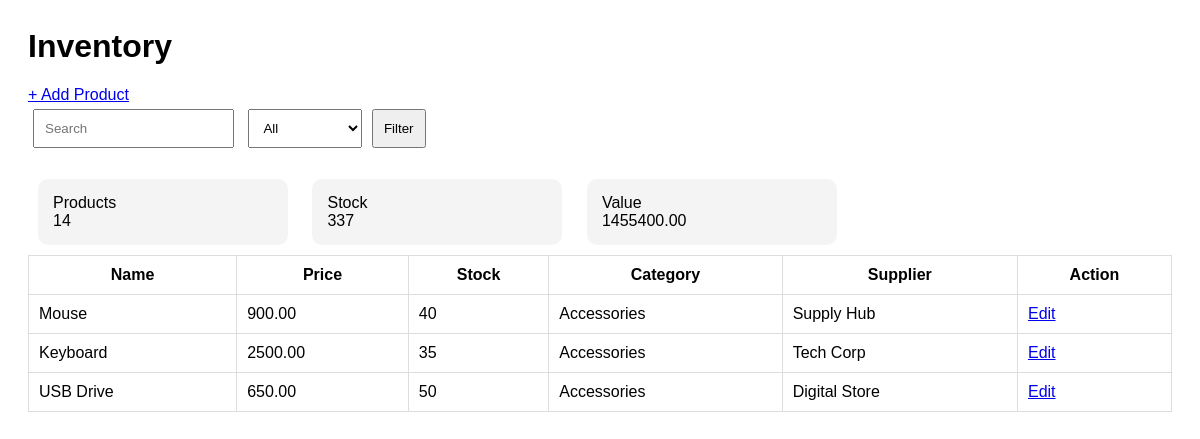
/index.php?category=3, run on the app's committed database.
### tables this page shows
CREATE TABLE `products` (
  `id` int(11) NOT NULL,
  `name` varchar(100) DEFAULT NULL,
  `description` text DEFAULT NULL,
  `price` decimal(10,2) DEFAULT NULL,
  `stock` int(11) DEFAULT NULL,
  `category_id` int(11) DEFAULT NULL,
  `supplier_id` int(11) DEFAULT NULL
);

CREATE TABLE `categories` (
  `id` int(11) NOT NULL,
  `name` varchar(100) NOT NULL
);

CREATE TABLE `suppliers` (
  `id` int(11) NOT NULL,
  `name` varchar(100) NOT NULL
);

### index.php (the view, shortened to what this page needs)
<?php
include "config.php";
$category =
$_GET['category']
?? '';
$sql =
"
SELECT p.*,c.name category,
s.name supplier
FROM products p
JOIN categories c
ON p.category_id=c.id
JOIN suppliers s
ON p.supplier_id=s.id
WHERE 1=1
";
if($category!=''){
$sql .=
" AND c.id=$category";
}
$products=
$conn->query($sql);
$stats=
$conn->query(
"
SELECT
COUNT(*) total,
SUM(stock) total_stock,
SUM(price*stock) total_value
FROM products
"
)->fetch_assoc();
?>
<link rel="stylesheet"
href="style.css">
<h1>Inventory</h1>
<a href="add.php">
+ Add Product
</a>
<form>
<input
name="search"
placeholder="Search"
>
<select name="category">
<option value="">
All
</option>
</select>
<button>
Filter
</button>
</form>
<div class="card">
Products
<br>
<?= $stats['total'] ?>
</div>
<div class="card">
Stock
<br>
<?= $stats['total_stock'] ?>
</div>
<div class="card">
Value
<br>
<?= $stats['total_value'] ?>
</div>
<table>
<tr>
<th>Name</th>
<th>Price</th>
<th>Stock</th>
<th>Category</th>
<th>Supplier</th>
<th>Action</th>
</tr>
<?php
while(
$row=
$products->fetch_assoc()
):
?>
<tr
class="<?= $row['stock']<20?'low':'' ?>">
<td>
<?= $row['name'] ?>
</td>
<td>
<?= $row['price'] ?>
</td>
<td>
<?= $row['stock'] ?>
</td>
<td>
<?= $row['category'] ?>
</td>
<td>
<?= $row['supplier'] ?>
</td>
<td>
<a href=
"edit.php?id=
<?= $row['id'] ?>">
Edit
</a>
</td>
</tr>
<?php endwhile; ?>
</table>

### style.css (style rules this page uses)
.card { display:inline-block; width:220px; padding:15px; margin:10px; background:#f4f4f4; border-radius:10px; }
table { width:100%; border-collapse:collapse; }
th,td { padding:10px; border:1px solid #ddd; }
input,select { padding:10px; margin:5px; }
button { padding:10px; }

### data on the page
products: name "Mouse", price "900.00", stock "40", category.name "Accessories", supplier.name "Supply Hub"
products: name "Keyboard", price "2500.00", stock "35", category.name "Accessories", supplier.name "Tech Corp"
products: name "USB Drive", price "650.00", stock "50", category.name "Accessories", supplier.name "Digital Store"

### other printed values
$stats['total'] "14"
$stats['total_stock'] "337"
$stats['total_value'] "1455400.00"
